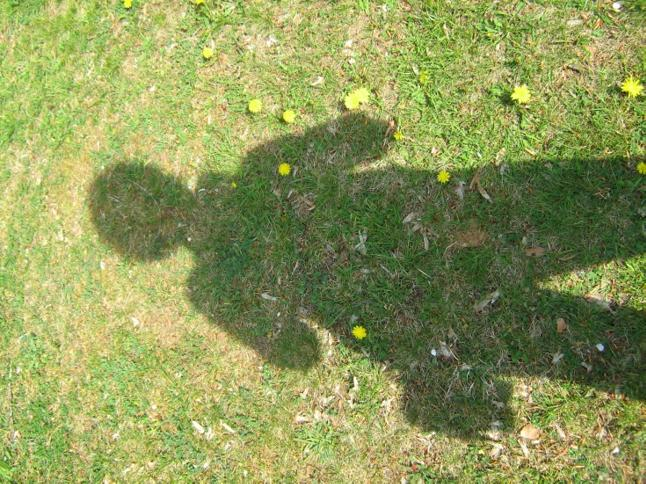
#> input picture images/lssd9.jpg, 646 x 484 px
$ python median_testing.py   (older library calls are emulated)
#> lines starting #> are read from the running program, lines starting #| are printed output that depends on the picture; after the words box and inside, x2 and y2 are one past the last pixel; in counts of white or black regions, pixels touching at a corner belong together
### shadow_detection.py
import cv2
import numpy as np

from skimage.segmentation import watershed


def first_detection(file, partial_results=False):

#> called with file = 'images/lssd9.jpg', partial_results = False
    image = cv2.imread(file, cv2.IMREAD_COLOR)
#> image is the input picture: shape (484, 646, 3); mean B, G, R 89.4, 152.6, 142.4

    image_shape = image.shape[:2]
#> image_shape = (484, 646)

    # converts the image to lab color space
    lab_image = cv2.cvtColor(image, cv2.COLOR_BGR2LAB)
#> lab_image: shape (484, 646, 3); mean of channels 0, 1, 2 154.1, 114.2, 159.7

    # splits the channels of the image
    light_level, a_level, b_level = cv2.split(lab_image)
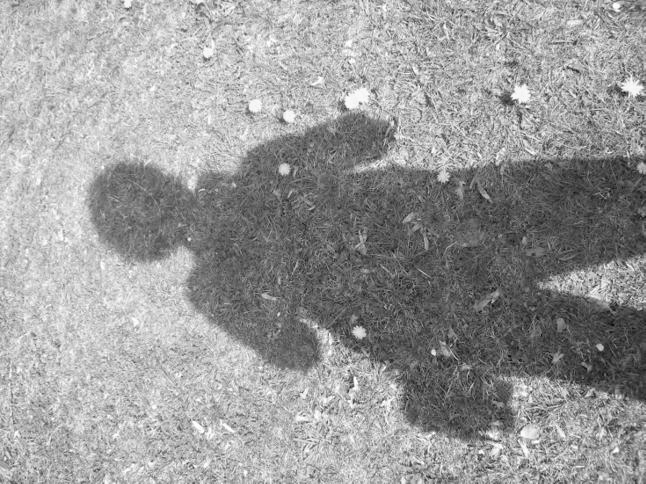
#> light_level: shape (484, 646); min 9, max 255, mean 154.1
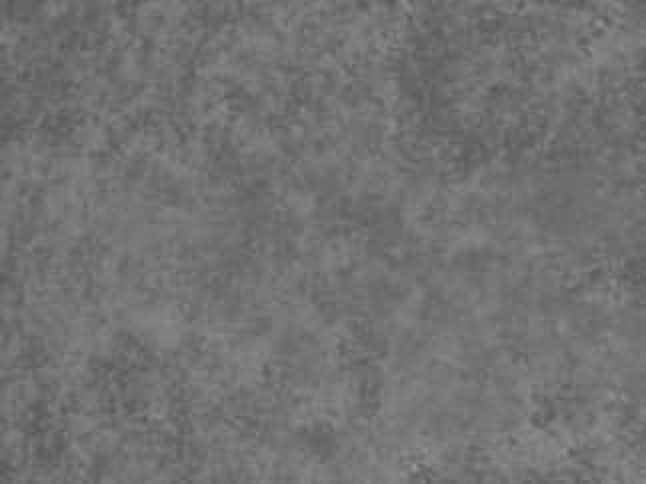
#> a_level: shape (484, 646); min 88, max 151, mean 114.2
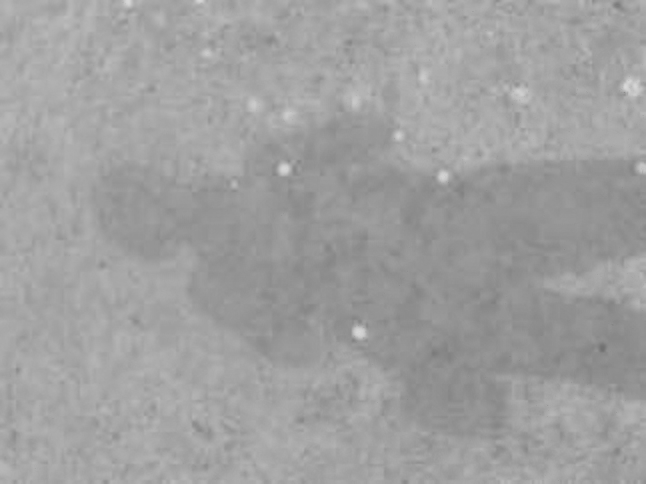
#> b_level: shape (484, 646); min 113, max 217, mean 159.7

    # calculates the mean and standard deviation of each channel in the LAB colour space
    light_level_mean, light_level_stddev = cv2.meanStdDev(light_level)
#> light_level_mean = [154.1]; light_level_stddev = [50.46]
    a_level_mean, a_level_stddev = cv2.meanStdDev(a_level)
#> a_level_mean = [114.2]; a_level_stddev = [7.04]
    b_level_mean, b_level_stddev = cv2.meanStdDev(b_level)
#> b_level_mean = [159.7]; b_level_stddev = [10.52]

    # creates a blank mask with the shape of the image
    shadow_mask = np.zeros(image_shape, np.uint8)

    # based on a threshold it detects the shadows on the image
    if a_level_mean + b_level_mean <= 256:
        shadow_mask[(light_level <= light_level_mean - light_level_stddev / 3)] = 255
    else:
        shadow_mask[(light_level <= light_level_mean - light_level_stddev / 3) & (b_level <= b_level_mean - b_level_stddev / 3)] = 255

    rough_shadow_mask = shadow_mask.copy()

    # using morphological opening and closing to erase smaller non-shadow pixels
    shadow_mask = cv2.morphologyEx(shadow_mask, cv2.MORPH_CLOSE, np.ones((7, 7)))
    shadow_mask = cv2.morphologyEx(shadow_mask, cv2.MORPH_OPEN, np.ones((7, 7)))

    # using median blur to smoothen rough edges
    shadow_mask = cv2.medianBlur(shadow_mask, 7)

    if partial_results:

        # cv2.imshow("Original", image)

        #cv2.imshow("LAB Image", lab_image)

        cv2.imshow("Shadow Mask before morphological cleaning", rough_shadow_mask)

    shadow_mask = mask_correction(shadow_mask)

    cv2.imshow("Shadow Mask from first shadow detection method", shadow_mask)
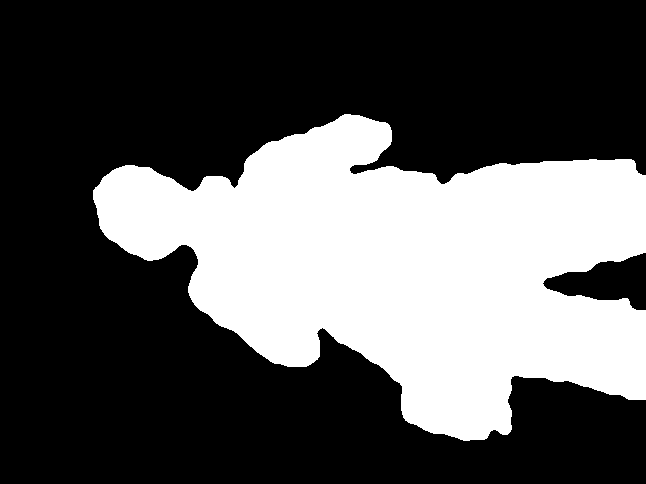
#> window 'Shadow Mask from first shadow ': shape (484, 646); 33.7% white; 1 white region, box (x1, y1, x2, y2) and area: (93, 114, 646, 441) 105414

    cv2.imwrite("results/First method shadow detection result.png", shadow_mask)

    return shadow_mask


# [212 lines left out: function second_detection, not called in this run]


def mask_correction(shadow_mask):

    _, shadow_segments = cv2.connectedComponents(shadow_mask, connectivity=8)
    shadow_segments_list = np.unique(shadow_segments)

    for value in shadow_segments_list:

        if value == 0:
            continue

        segment_mask = np.zeros(shadow_mask.shape, np.uint8)

        segment_mask[shadow_segments == value] = 1

        if np.count_nonzero(segment_mask) < 500:
            shadow_mask[shadow_segments == value] = 0

    contours, _ = cv2.findContours(shadow_mask, cv2.RETR_EXTERNAL, cv2.CHAIN_APPROX_SIMPLE)

    mask = np.zeros(shadow_mask.shape[:2], np.uint8)
    mask = cv2.drawContours(mask, contours, -1, 255, -1)

    mask = cv2.medianBlur(mask, 7)

    return mask

### shadow_removal.py
import cv2
import numpy as np
import math

from skimage.segmentation import slic
from skimage.color import label2rgb
from skimage.exposure import match_histograms
from skimage.restoration import inpaint


def first_removal(file, shadow_mask, post_processing_operation=None, partial_results=False):

#> called with file = 'images/lssd9.jpg', partial_results = False
    image = cv2.imread(file, cv2.IMREAD_COLOR)

    image_shape = image.shape[:2]
#> image_shape = (484, 646)

    # labeling all white segments
    _, markers = cv2.connectedComponents(shadow_mask, connectivity=8)

    markers_list = np.unique(markers)

    print("Number of shadow segments: " + str(len(markers_list) - 1))

    # image to store all relighted segments
    relighted_shadow_segments = np.zeros(image.shape, np.uint8)

    # storing the shadow edges
    shadow_edge_mask = np.zeros(image_shape, np.uint8)

    for value in markers_list:

        if value == 0:
            continue

        shadow_segment = np.zeros(image_shape, np.uint8)
        shadow_segment[markers == value] = 255

        # dilating the segment
        dilated_shadow_segment = cv2.dilate(shadow_segment, np.ones((5, 5)))

        # creating a mask where only the edge remains of the segment
        edge_shadow_segment = cv2.subtract(dilated_shadow_segment, shadow_segment)
        shadow_edge_mask[edge_shadow_segment == 255] = 255

        shadow_segment_mean = cv2.mean(image, shadow_segment)
        edge_shadow_segment_mean = cv2.mean(image, edge_shadow_segment)

        # calculating the just outside to inside ratio
        blue_ratio = round(edge_shadow_segment_mean[0] / shadow_segment_mean[0], 4)
        green_ratio = round(edge_shadow_segment_mean[1] / shadow_segment_mean[1], 4)
        red_ratio = round(edge_shadow_segment_mean[2] / shadow_segment_mean[2], 4)

        # copying the original image and zeroing where there's a shadow
        mask_image = image.copy()
        mask_image[shadow_segment != 255] = 0

        blue, green, red = cv2.split(mask_image)

        # multiplying the BGR channels with the constant ratios
        blue = np.dot(blue, blue_ratio)
        green = np.dot(green, green_ratio)
        red = np.dot(red, red_ratio)

        result_image = cv2.merge((blue, green, red))

        # converting the matrix from float to integer matrix
        result_image = cv2.normalize(result_image, None, 0, 255, cv2.NORM_MINMAX, cv2.CV_8U)

        relighted_shadow_segments = cv2.add(relighted_shadow_segments, result_image)
#> this loop made 2 passes
#> (shadow_segment_mean, edge_shadow_segment_mean, blue_ratio, green_ratio, red_ratio) on pass 2: ((56.31, 93.93, 78.63, 0), (78.36, 136.3, 130, 0), 1.39, 1.45, 1.65)
#> dilated_shadow_segment: shape (484, 646); 35.1% white; 1 white region, box (x1, y1, x2, y2) and area: (91, 112, 646, 443) 109898
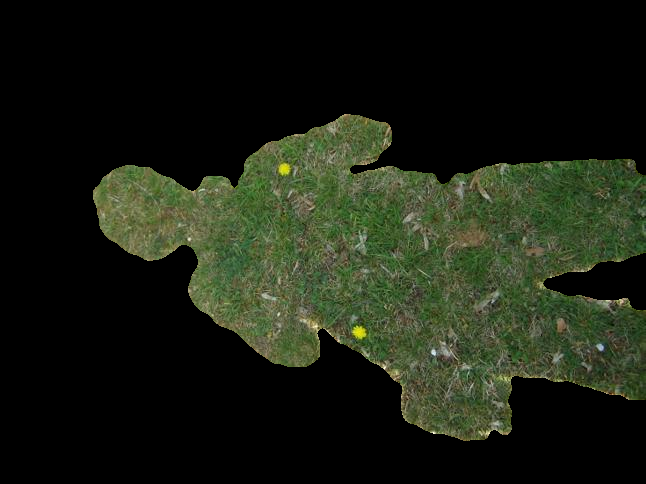
#> mask_image: shape (484, 646, 3); mean B, G, R 19, 31.7, 26.5
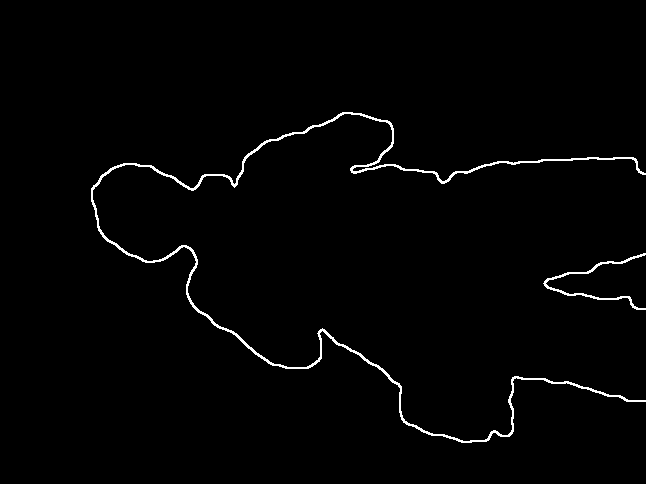
#> shadow_edge_mask: shape (484, 646); 1.4% white in thin lines or dots, all inside (x1, y1, x2, y2) = (91, 112, 646, 443)

    result = cv2.add(image, relighted_shadow_segments)

    if post_processing_operation is not None:

        result = post_processing(result, shadow_mask, post_processing_operation)

    cv2.imwrite("results/First method shadow removal result.png", result)

    cv2.imshow("Result from first shadow removal", result)

    if partial_results:

        shadow_edge_mask[shadow_edge_mask == 1] = 255
        cv2.imshow("Shadow edges", shadow_edge_mask)

    return result


# [237 lines left out: functions second_removal, post_processing, not called in this run]

### median_testing.py
import cv2
import numpy as np

from shadow_detection import *
from shadow_removal import *

if __name__ == "__main__":

    file_image = "images/lssd9.jpg"

    shadow_mask = first_detection(file_image)

    shadow_removal_result = first_removal(file_image, shadow_mask)

    dilated_shadow_mask = cv2.dilate(shadow_mask, np.ones((7, 7)))

    edge = cv2.subtract(dilated_shadow_mask, shadow_mask)

    # cv2.imshow("Edge", edge)

    blurred = cv2.medianBlur(shadow_removal_result, 5)

    blurred[edge != 255] = 0
    shadow_removal_result[edge == 255] = 0
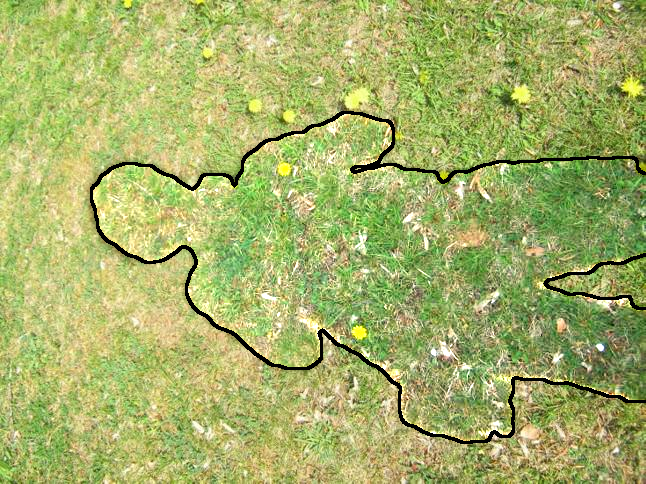
#> shadow_removal_result: shape (484, 646, 3); mean B, G, R 103.5, 176.9, 165.5

    cv2.imshow("Median Blurred", blurred)

    result = cv2.add(shadow_removal_result,blurred)

    cv2.imshow("Result",result)

    cv2.waitKey()
    cv2.destroyAllWindows()

$ run again, with images/lssd145.jpg copied over images/lssd9.jpg
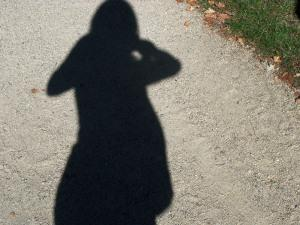
#> input picture images/lssd145.jpg, 300 x 225 px
#> in first_detection, image is the input picture: shape (225, 300, 3); mean B, G, R 111.2, 121.1, 124.5
#> lab_image: shape (225, 300, 3); mean of channels 0, 1, 2 125.5, 127.6, 133.4
#> light_level_mean = [125.5]; light_level_stddev = [74.83]
#> a_level_mean = [127.6]; a_level_stddev = [2.96]
#> b_level_mean = [133.4]; b_level_stddev = [7.8]
#> in first_detection, `cv2.imshow("Shadow Mask from first shadow detection method", shadow_ma..`:
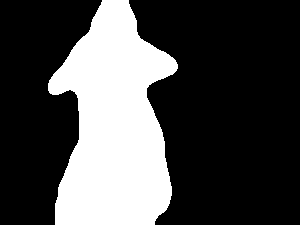
#> window 'Shadow Mask from first shadow ': shape (225, 300); 29% white; 1 white region, box (x1, y1, x2, y2) and area: (48, 0, 178, 225) 19572
#> the loop in first_removal, `for value in markers_list: ` made 2 passes
#> (shadow_segment_mean, edge_shadow_segment_mean, blue_ratio, green_ratio, red_ratio) on pass 2: ((29.97, 22.61, 17.69, 0), (100.7, 107.7, 108.6, 0), 3.36, 4.76, 6.14)
#> `shadow_removal_result[edge == 255] = 0`:
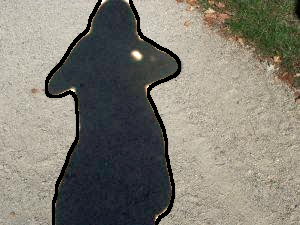
#> shadow_removal_result: shape (225, 300, 3); mean B, G, R 114.6, 124.8, 128.1

$ run again, with images/lssd178.jpg copied over images/lssd9.jpg
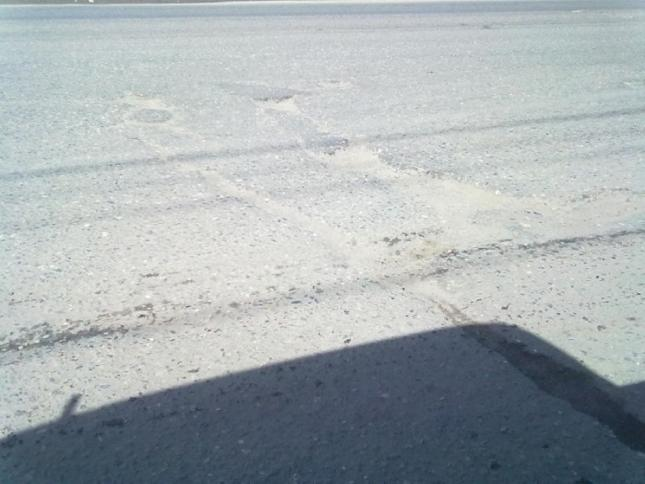
#> input picture images/lssd178.jpg, 645 x 484 px
#> in first_detection, image is the input picture: shape (484, 645, 3); mean B, G, R 176.8, 174.2, 166.7
#> lab_image: shape (484, 645, 3); mean of channels 0, 1, 2 178.5, 126.1, 125.3
#> light_level_mean = [178.5]; light_level_stddev = [55.68]
#> a_level_mean = [126.1]; a_level_stddev = [1.62]
#> b_level_mean = [125.3]; b_level_stddev = [5.09]
#> in first_detection, `cv2.imshow("Shadow Mask from first shadow detection method", shadow_ma..`:
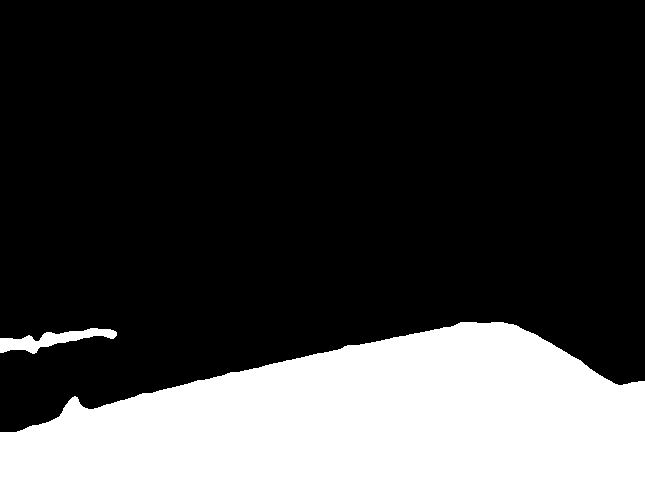
#> window 'Shadow Mask from first shadow ': shape (484, 645); 24.5% white; 2 white regions, box (x1, y1, x2, y2) and area: (0, 322, 645, 484) 75237, (0, 328, 117, 354) 1256
#> the loop in first_removal, `for value in markers_list: ` made 3 passes
#> (shadow_segment_mean, edge_shadow_segment_mean, blue_ratio, green_ratio, red_ratio) on passes 2 to 3: ((93.43, 77.91, 63.8, 0), (180.6, 179.5, 173.8, 0), 1.93, 2.3, 2.73), ((152.3, 151.8, 146, 0), (175.8, 176.1, 170.3, 0), 1.15, 1.16, 1.17)
#> `shadow_removal_result[edge == 255] = 0`:
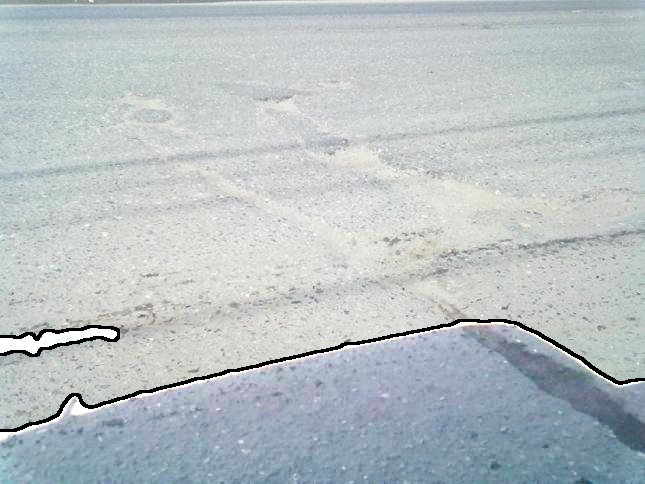
#> shadow_removal_result: shape (484, 645, 3); mean B, G, R 195.7, 192.8, 184.7

$ run again, with images/lssd203.jpg copied over images/lssd9.jpg
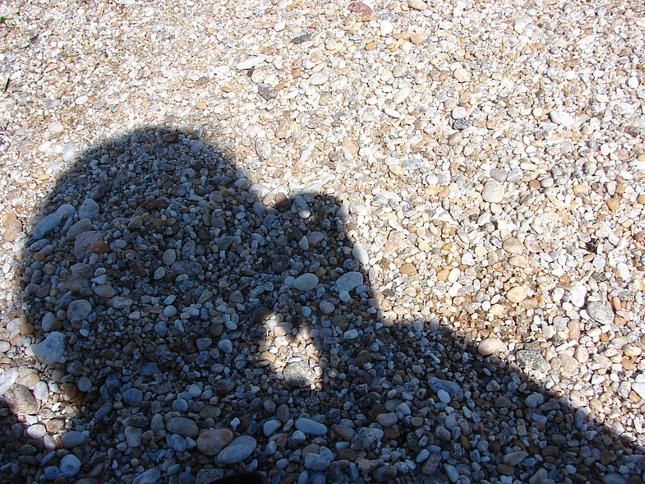
#> input picture images/lssd203.jpg, 645 x 484 px
#> in first_detection, image is the input picture: shape (484, 645, 3); mean B, G, R 135.8, 134.4, 136.6
#> lab_image: shape (484, 645, 3); mean of channels 0, 1, 2 139.2, 129.7, 127
#> light_level_mean = [139.2]; light_level_stddev = [82.32]
#> a_level_mean = [129.7]; a_level_stddev = [2.9]
#> b_level_mean = [127]; b_level_stddev = [9.93]
#> the loop in first_removal, `for value in markers_list: ` made 2 passes
#> (shadow_segment_mean, edge_shadow_segment_mean, blue_ratio, green_ratio, red_ratio) on pass 2: ((70.31, 55.35, 45.95, 0), (82.26, 77.56, 78.6, 0), 1.17, 1.4, 1.71)
#> `shadow_removal_result[edge == 255] = 0`:
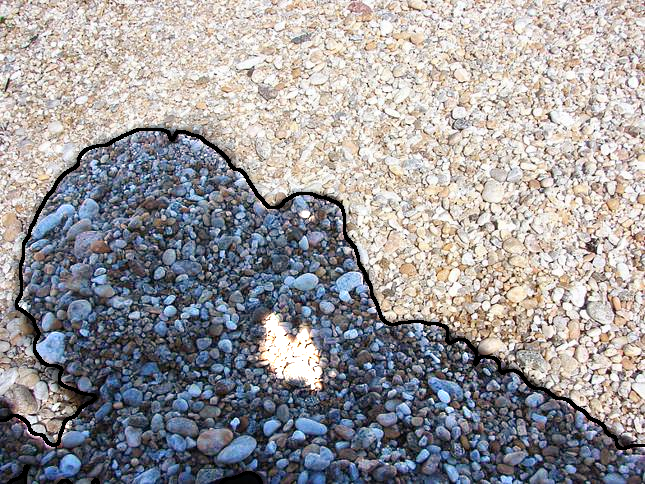
#> shadow_removal_result: shape (484, 645, 3); mean B, G, R 154.3, 151.6, 153.6
